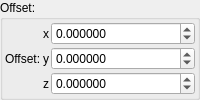
    <widget class="QGroupBox" name="groupBox_4">
     <property name="title">
      <string>Offset:</string>
     </property>
     <layout class="QVBoxLayout" name="verticalLayout_10">
      <property name="leftMargin">
       <number>2</number>
      </property>
      <property name="topMargin">
       <number>2</number>
      </property>
      <property name="rightMargin">
       <number>2</number>
      </property>
      <property name="bottomMargin">
       <number>2</number>
      </property>
      <item>
       <layout class="QGridLayout" name="gridLayout_63" columnstretch="0,0,0,1">
        <property name="spacing">
         <number>2</number>
        </property>
        <item row="0" column="2">
         <widget class="QLabel" name="label_117">
          <property name="text">
           <string notr="true">x</string>
          </property>
         </widget>
        </item>
        <item row="1" column="3">
         <widget class="MyDoubleSpinBox" name="spinbox3_transf_addition_constant_y">
          <property name="sizePolicy">
           <sizepolicy hsizetype="Minimum" vsizetype="Maximum">
            <horstretch>0</horstretch>
            <verstretch>0</verstretch>
           </sizepolicy>
          </property>
          <property name="prefix">
           <string/>
          </property>
          <property name="suffix">
           <string/>
          </property>
          <property name="decimals">
           <number>6</number>
          </property>
          <property name="minimum">
           <double>-99.989999999999995</double>
          </property>
          <property name="maximum">
           <double>99.989999999999995</double>
          </property>
          <property name="singleStep">
           <double>0.100000000000000</double>
          </property>
         </widget>
        </item>
        <item row="1" column="1">
         <widget class="QLabel" name="label_255">
          <property name="text">
           <string>Offset:</string>
          </property>
         </widget>
        </item>
        <item row="2" column="2">
         <widget class="QLabel" name="label_118">
          <property name="text">
           <string notr="true">z</string>
          </property>
         </widget>
        </item>
        <item row="1" column="2">
         <widget class="QLabel" name="label_113">
          <property name="text">
           <string notr="true">y</string>
          </property>
         </widget>
        </item>
        <item row="0" column="3">
         <widget class="MyDoubleSpinBox" name="spinbox3_transf_addition_constant_x">
          <property name="sizePolicy">
           <sizepolicy hsizetype="Minimum" vsizetype="Maximum">
            <horstretch>0</horstretch>
            <verstretch>0</verstretch>
           </sizepolicy>
          </property>
          <property name="prefix">
           <string/>
          </property>
          <property name="suffix">
           <string/>
          </property>
          <property name="decimals">
           <number>6</number>
          </property>
          <property name="minimum">
           <double>-99.989999999999995</double>
          </property>
          <property name="maximum">
           <double>99.989999999999995</double>
          </property>
          <property name="singleStep">
           <double>0.100000000000000</double>
          </property>
         </widget>
        </item>
        <item row="2" column="3">
         <widget class="MyDoubleSpinBox" name="spinbox3_transf_addition_constant_z">
          <property name="sizePolicy">
           <sizepolicy hsizetype="Minimum" vsizetype="Maximum">
            <horstretch>0</horstretch>
            <verstretch>0</verstretch>
           </sizepolicy>
          </property>
          <property name="prefix">
           <string/>
          </property>
          <property name="suffix">
           <string/>
          </property>
          <property name="decimals">
           <number>6</number>
          </property>
          <property name="minimum">
           <double>-99.989999999999995</double>
          </property>
          <property name="maximum">
           <double>99.989999999999995</double>
          </property>
          <property name="singleStep">
           <double>0.100000000000000</double>
          </property>
         </widget>
        </item>
       </layout>
      </item>
     </layout>
    </widget>
